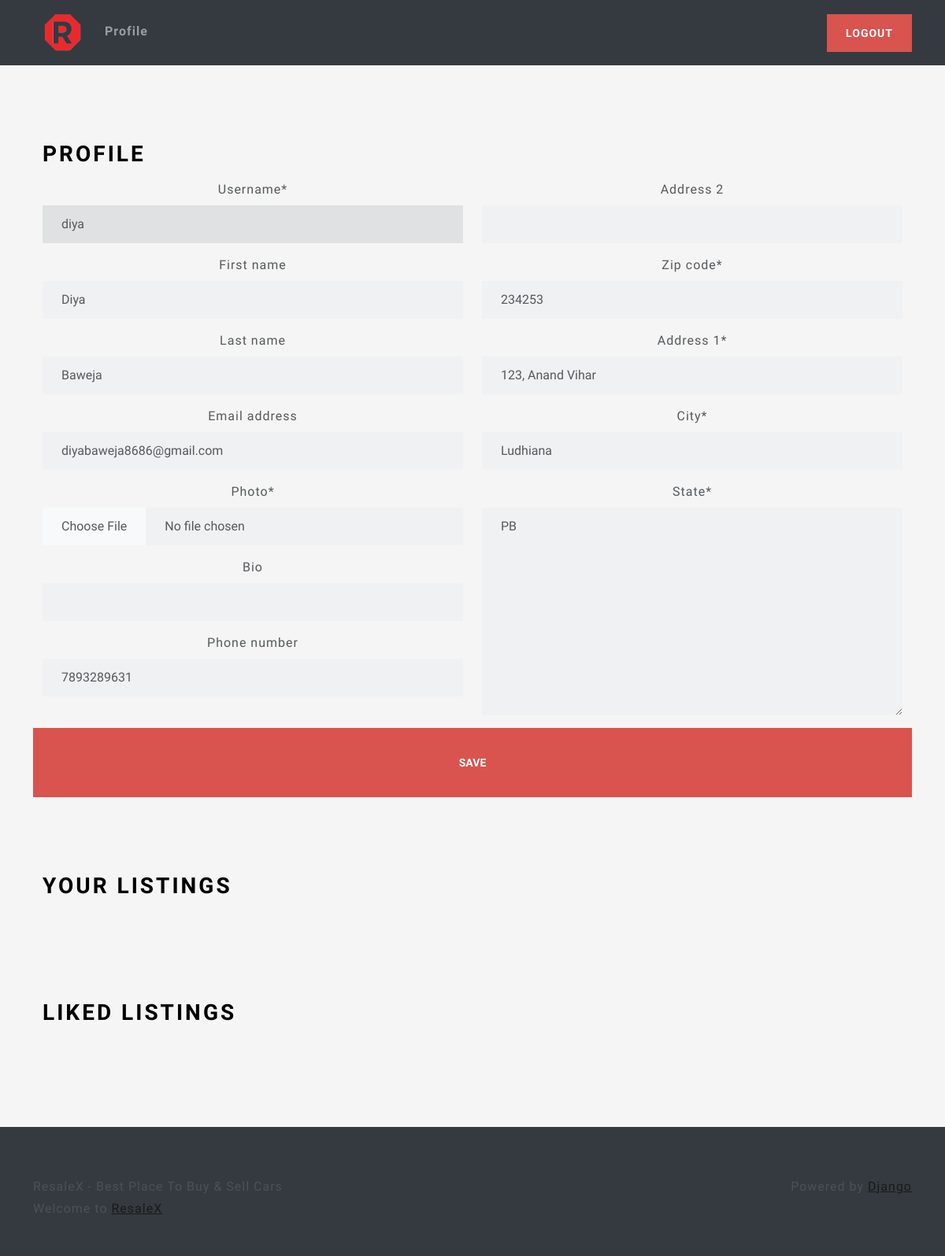
The page /profile/ (signed in) on the database as committed earlier.
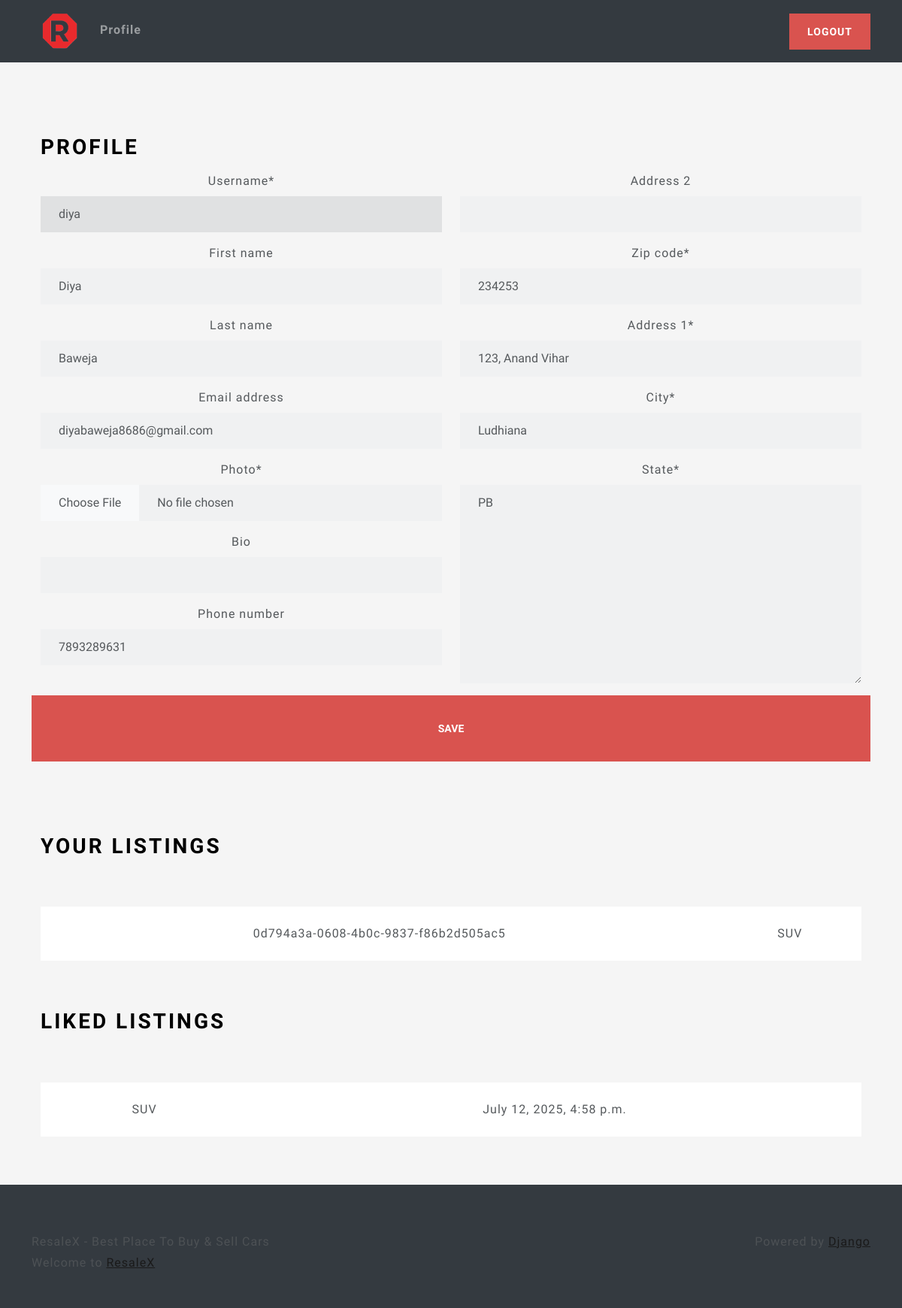
The same page on the database as committed later.
### main/models.py (models this page shows, shortened)
class Listing(models.Model):
    id = models.UUIDField(
        primary_key=True, default=uuid.uuid4, unique=True, editable=False)
    created_at = models.DateTimeField(auto_now_add=True)
    updated_at = models.DateTimeField(auto_now=True)
    seller = models.ForeignKey(Profile, on_delete=models.CASCADE)
    brand = models.CharField(max_length=24, choices=CARS_BRANDS, default=None)
    model = models.CharField(max_length=64,)
    vin = models.CharField(max_length=17,)
    mileage = models.IntegerField(default=0)
    color = models.CharField(max_length=24,)
    description = models.TextField()
    engine = models.CharField(max_length=24,)
    transmisson = models.CharField(
        max_length=24, choices=TRANSMISSION_OPTIONS, default=None)
    location = models.OneToOneField(
        Location, on_delete=models.SET_NULL, null=True)
    image = models.ImageField(upload_to=user_listing_path)

class LikedListing(models.Model):
    profile = models.ForeignKey(Profile, on_delete=models.CASCADE)
    listing = models.ForeignKey(Listing, on_delete=models.CASCADE)
    like_date = models.DateTimeField(auto_now_add=True)

### users/views.py (the view, shortened to what this page needs)
# urls.py: path('profile/', ProfileView.as_view(), name='profile'),
@method_decorator(login_required, name='dispatch')
class ProfileView(View):
    def get(self, request):
        user_listings = Listing.objects.filter(seller=request.user.profile)
        user_liked_listings = LikedListing.objects.filter(
            profile=request.user.profile).all()
        user_form = UserForm(instance=request.user)
        profile_form = ProfileForm(instance=request.user.profile)
        location_form = LocationForm(instance=request.user.profile.location)
        return render(request, 'views/profile.html', {'user_form': user_form,
                                                      'profile_form': profile_form,
                                                      'location_form': location_form,
                                                      'user_listings': user_listings,
                                                      'user_liked_listings': user_liked_listings, })

### users/forms.py
class UserForm(forms.ModelForm):
    username = forms.CharField(disabled=True)
    class Meta:
        model = User
        fields = ('username', 'first_name', 'last_name', 'email')

class ProfileForm(forms.ModelForm):
    photo = forms.ImageField(widget=CustomPictureImageFieldWidget)
    bio = forms.TextInput()
    class Meta:
        model = Profile
        fields = ('photo', 'bio', 'phone_number')

### users/templates/views/profile.html (shortened to what this page needs)
{% extends 'base/base.html' %}
{% load static %}
{% load crispy_forms_tags %}
{% block 'body' %}
<div class="container-fluid text-center py-5">
    <div class="container px-4 py-5" id="hanging-icons">
        <div class="row g-4">
            <div class="col d-flex align-items-start">
                <div>
                    <h2 class="mb-3 border-bottom" style="color: black">Profile</h2>
                </div>
            </div>
        </div>
        <form action="" method="post" enctype="multipart/form-data">
            <div class="row">
                <div class="col-6">
                    {{ user_form|crispy }}
                    {{ profile_form|crispy }}
                </div>
                <div class="col-6">
                    {{ location_form|crispy }}
                </div>
                <br>
                <button class="btn btn-lg btn-danger" type="submit" value="Submit">Save</button>
            </div>
        </form>
    </div>
    <div class="container px-4">
        <div class="row g-4 py-5">
            <div class="col d-flex align-items-start">
                <div>
                    <h2 class="mb-3 border-bottom" style="color: black">Your Listings</h2>
                </div>
            </div>
        </div>
        <table class="table table-hover">
            <tbody>
                {% for listing in user_listings %}
                <tr>
                    <td>{{ listing.id }}</td>
                    <td>{{listing.model }}</td>
                </tr>
                {% endfor %}
            </tbody>
        </table>
    </div>
    <div class="container px-4">
        <div class="row g-4 py-5">
            <div class="col d-flex align-items-start">
                <div>
                    <h2 class="mb-3 border-bottom" style="color: black">Liked Listings</h2>
                </div>
            </div>
        </div>
        <table class="table table-hover">
            <tbody>
                {% for liked_listing in user_liked_listings %}
                <tr>
                    <td>{{ liked_listing.listing.model }}</td>
                    <td>{{ liked_listing.like_date }}</td>
                </tr>
                {% endfor %}
            </tbody>
        </table>
    </div>
</div>
{% endblock %}

Rows that differ between the two databases and show on the page:
added Listing: id "0d794a3a-0608-4b0c-9837-f86b2d505ac5", model "SUV"
added LikedListing: listing.model "SUV", like_date "July 12, 2025, 4:58 p.m."
